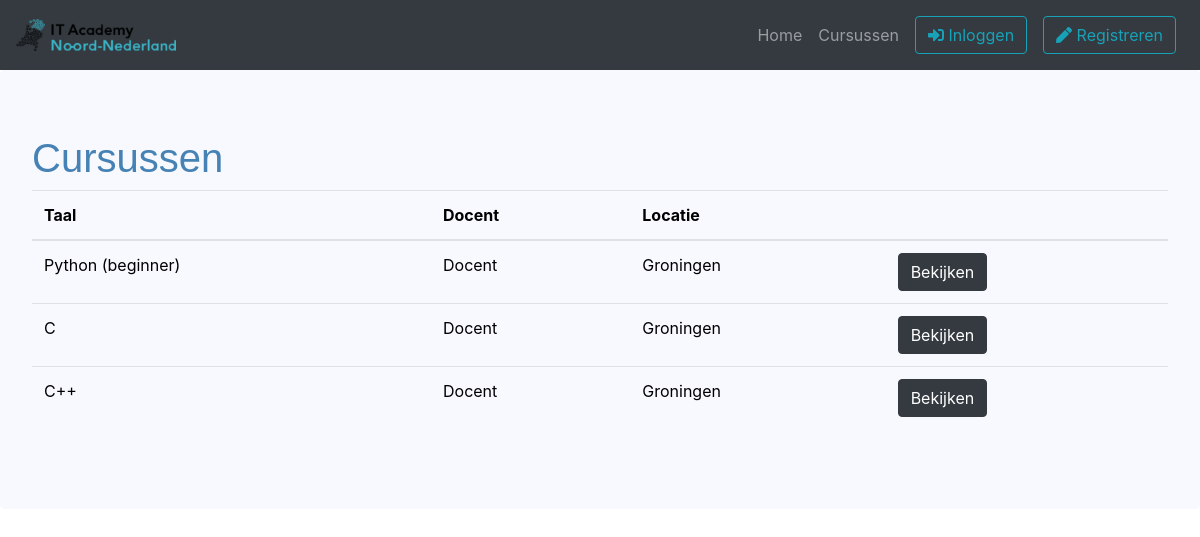
Before: /cursussen with the older database file.
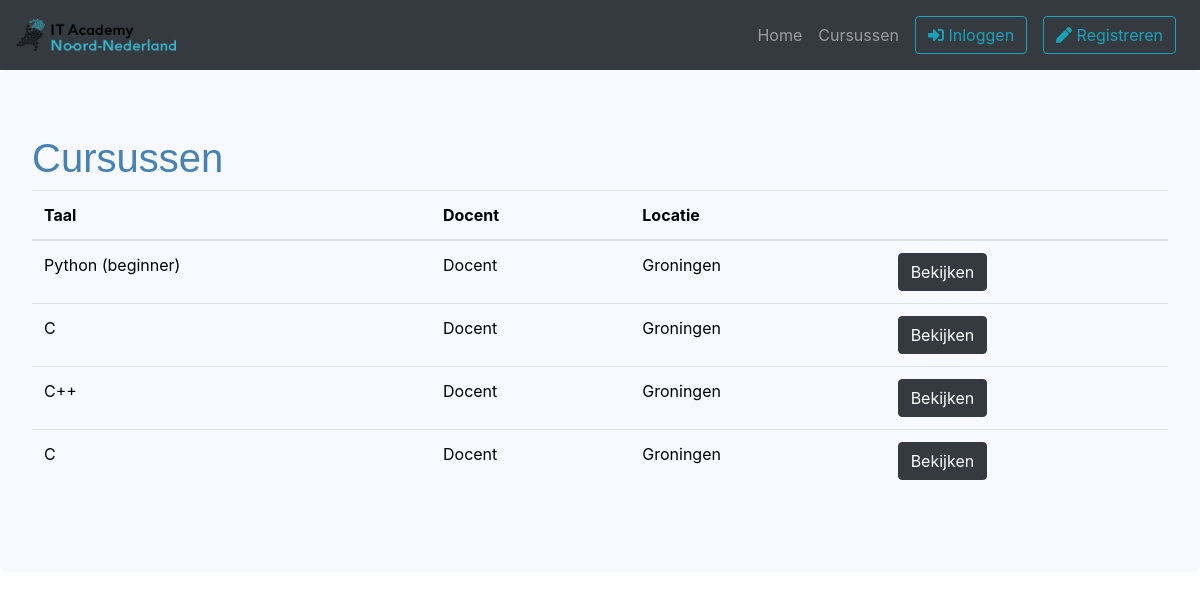
After: the same page with the newer database file.
### project/models.py (models this page shows, shortened)
class Course(db.Model):
    __tablename__ = 'courses'
    id              = db.Column(db.Integer, primary_key=True)
    teacher_id      = db.Column(db.Integer, db.ForeignKey("users.id"), nullable=False)
    language_id     = db.Column(db.Integer, db.ForeignKey("languages.id"), nullable=False)
    location        = db.Column(db.Text, nullable=False)
    cost            = db.Column(db.Float, nullable=False)
    description     = db.Column(db.Text, nullable=False)

class Language(db.Model):
    __tablename__ = 'languages'
    id          = db.Column(db.Integer, primary_key=True)
    language    = db.Column(db.Text, nullable=False)

class User(db.Model, UserMixin):
    __tablename__ = 'users'
    id = db.Column(db.Integer, primary_key=True)
    email       = db.Column(db.String(64), unique=True, index=True, nullable=False)
    username    = db.Column(db.String(64), unique=True, index=True, nullable=False)
    password    = db.Column(db.String(128), nullable=False)
    role_id     = db.Column(db.Integer, db.ForeignKey("roles.id"), nullable=False)

### project/views.py (the view)
@standaard_blueprint.route('/cursussen')
def cursussen():
    courses =  Course.query\
                .join(Language, Course.language_id == Language.id)\
                .join(User, Course.teacher_id == User.id)\
                .add_columns(Course.id, Language.language, User.username, Course.location)
    return render_template('cursussen.html', courses=courses)

### project/__init__.py (called while the page is built)
@app.context_processor
def inject_time_related_functions():
    return dict(date_now=datetime.now().date(), td=timedelta, dt=datetime, t=time())

### project/templates/cursussen.html (shortened to what this page needs)
{% extends "base.html" %}
{% block content %}
<div class="jumbotron m-0">
    <h1 class="blueheader">Cursussen</h1>
    <div class="col col-sm-12 p-0">
        <table class="table">
            <thead>
                <tr>
                    <th scope="col">Taal</th>
                    <th scope="col">Docent</th>
                    <th scope="col">Locatie</th>
                    <th scope="col"></th>
                </tr>
            </thead>
            <tbody>
                {% for course in courses %}
                <tr>
                    <td>{{ course.language }}</td>
                    <td>{{ course.username }}</td>
                    <td>{{ course.location }}</td>
                    <td><a href="{{ url_for('standaard.cursus', language=course.language, course_id=course.id)}}" class="btn btn-dark">Bekijken</a></td>
                </tr>
                {% endfor %}
            </tbody>
        </table>
    </div>
</div>
{% endblock %}

### project/templates/base.html (shortened to what this page needs)
<!DOCTYPE html>
<html lang="en" dir="ltr">
<head>
    <link rel="stylesheet" type="text/css" href="{{ url_for('static',filename='stylesheet.css') }}?rnd=24">
    <link rel="stylesheet" href="https://maxcdn.bootstrapcdn.com/bootstrap/4.0.0/css/bootstrap.min.css">
    <link rel="stylesheet" href="https://cdnjs.cloudflare.com/ajax/libs/font-awesome/5.15.3/css/all.min.css" />
</head>
<body>
    <nav class="navbar navbar-expand-lg navbar-dark bg-dark">
    <a class="navbar-brand" href="{{ url_for('index') }}">
        <img src="/static/logo-klein.png" width="40%" alt="">
    </a>
    <div class="collapse navbar-collapse" id="navbarSupportedContent">
        <div class="navbar-nav ml-auto d-lg-flex align-items-lg-center">
            <a class="nav-item nav-link" href="{{ url_for('index') }}">Home</a>
            <a class="nav-item nav-link" href="{{ url_for('standaard.cursussen') }}">Cursussen</a>
            {% if current_user.is_authenticated %}
            <div class="dropdown nav-item nav-link">
                <button class="btn btn-outline-info" type="button" id="dropdownMenuButton" data-toggle="dropdown" aria-haspopup="true" aria-expanded="false">
                    <i class="fas fa-user"></i> {{ current_user.username }}
                </button>
                <div class="dropdown-menu dropdown-menu-right" aria-labelledby="dropdownMenuButton">
                    <a class="dropdown-item" href="{{ url_for('student.inschrijvingen', username=current_user.username) }}"><i class="fas fa-graduation-cap"></i> Inschrijvingen</a>
                    {% if current_user.role_id == 1 %}
                    <a class="dropdown-item" href="{{ url_for('student.rooster', year=date_now.year, week=date_now.isocalendar()[1]) }}"><i class="fas fa-calendar-alt"></i> Rooster</a>
                    {% elif current_user.role_id == 2 %}
                    <a class="dropdown-item" href="{{ url_for('docent.docent_rooster', year=date_now.year, week=date_now.isocalendar()[1]) }}"><i class="fas fa-calendar-alt"></i> Rooster</a>
                    {% elif current_user.role_id == 3 %}
                    <a class="dropdown-item" href="{{ url_for('administrator.admin_rooster', year=date_now.year, week=date_now.isocalendar()[1]) }}"><i class="fas fa-calendar-alt"></i> Rooster</a>
                    {% endif %}
                    <a class="dropdown-item" href="{{ url_for('student.instellingen') }}"><i class="fas fa-user-edit"></i> Instellingen</a>
                    <div class="dropdown-divider"></div>
                    <a class="dropdown-item" href="{{ url_for('standaard.logout') }}"><i class="fas fa-power-off"></i> Uitloggen</a>
                </div>
            </div>
            {% else %}
            <div class="nav-item nav-link">
                <a class="btn btn-outline-info" href="{{ url_for('standaard.login') }}"><i class="fas fa-sign-in-alt"></i> Inloggen</a>
            </div>
            <div class="nav-item nav-link">
                <a class="btn btn-outline-info" href="{{ url_for('standaard.register') }}"><i class="fas fa-pen"></i> Registreren</a>
            </div>
            {% endif %}
        </div>
    </div>
</nav>
{% block content %}
{% endblock %}
</body>
</html>

### project/static/stylesheet.css (style rules this page uses)
html { background-color: white; }
.blueheader { color: steelblue; font-family:'Lucida Sans', 'Lucida Sans Regular', 'Lucida Grande', 'Lucida Sans Unicode', Geneva, Verdana, sans-serif }
.jumbotron { background-color:ghostwhite !important; margin-top: 25px; color: black; }

Changed rows visible on the page:
added Course: language "C", username "Docent", location "Groningen"
